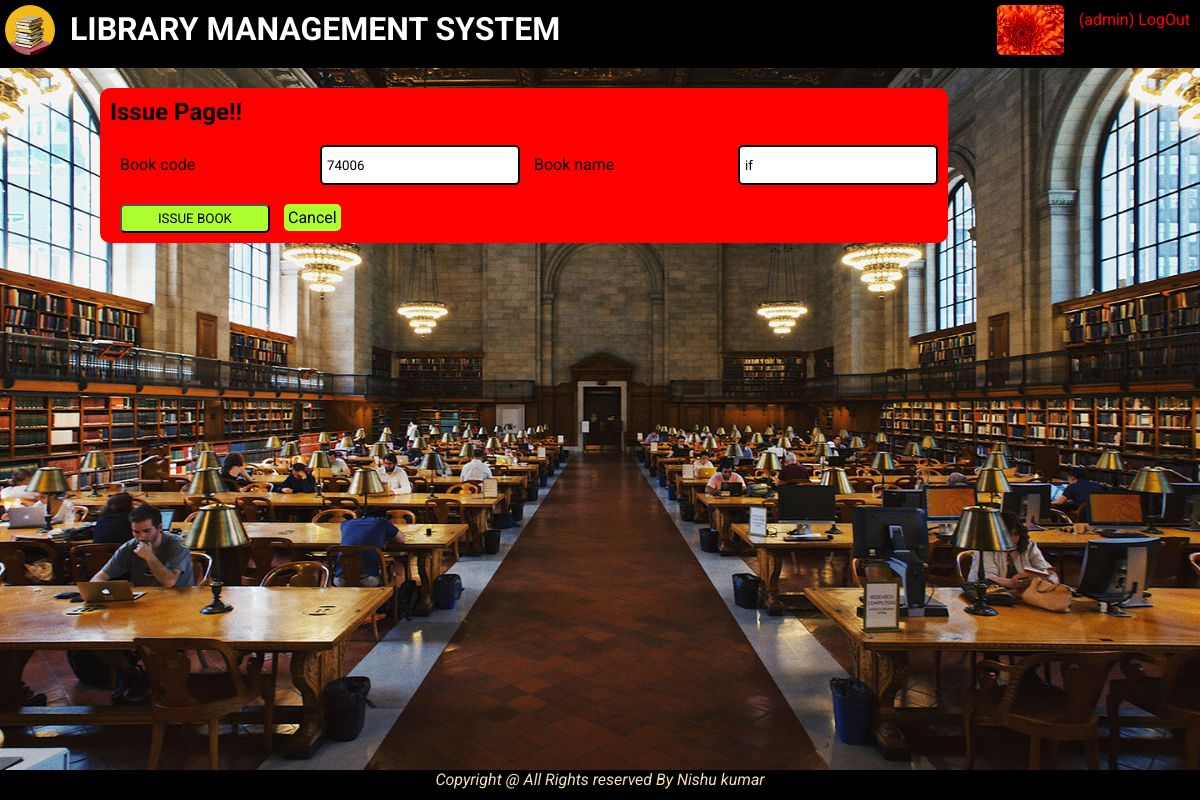
/issue_page/analysis-dark-maybe/ (signed in), run on the app's committed database.
### app/models.py (models this page shows, shortened)
class User(AbstractUser):
    phone=models.PositiveIntegerField(blank=True,null=True)
    email=models.EmailField(blank=True,null=True)
    picture=models.ImageField(upload_to="profile",default="none.jpg",blank=True,null=True)
    address=models.TextField(blank=True,null=True)
    slug=models.SlugField(unique=True)

class Book(models.Model):
    code=models.CharField(max_length=20,unique=True,blank=False)
    name=models.CharField(max_length=20)
    author=models.CharField(max_length=20)
    publisher=models.CharField(max_length=20)
    type=models.CharField(max_length=20,choices=types,default='computer')
    issued=models.BooleanField(default=False)
    issue_date=models.DateTimeField(blank=True,null=True,default=None)
    due_date=models.DateTimeField(blank=True,null=True,default=None)
    slug=models.SlugField(unique=True,max_length=100)

### app/views.py (the view)
# urls.py: path("issue_page/<slug:slug>/",issue_page,name="issue_page"),
@login_required()
def issue_page(request,slug):
    book=Book.objects.get(slug=slug)
    return render(request,"app/issue_page.html",{'book':book})

### app/templates/app/issue_page.html (shortened to what this page needs)
{% extends 'app/base.html' %}
{%block content%}
<form action="{%url 'app:issue' book.slug %}" method="post">
    <h2>Issue Page!!</h2><br>
    <label for="code">Book code</label><input type="text" name="" readonly value={{book.code}}>
    <label for="name">Book name</label> <input type="text" readonly value={{book.name}}><br><br>
    <button type="submit">ISSUE BOOK</button>
    <a class="btn-link" href="{%url 'app:book_display'%}">Cancel</a>
</form>
{%endblock%}

### app/templates/app/base.html (shortened to what this page needs)
{% load static %}
<!DOCTYPE html>
<html lang="en">
<head>
    <link rel="stylesheet" href="{% static 'app/css/style.css' %}">
</head>
<body style="background-image:url('{%static "app/img/library2.jpg" %}');">
    {%block head%}
    <header>
      <h1><img src="{%static 'app/img/logo.jpg' %}" style="padding:5px;border-radius:10px;height:60px;border-radius:100%;"alt="logo"><a href="/">LIBRARY MANAGEMENT SYSTEM</a></h1>
      {%if user.is_authenticated %}
      <a id="logout" style="text-decoration: none;color:red;" href="{%url 'app:logout_view'%}">
        <p>({{request.user.username}}) LogOut</p></a>
        <img src="{{request.user.picture.url}}" style="border-radius:100%;padding:5px;float:right;border-radius:10px;height:60px;"alt="profile_pic">
      <br>
      {%endif%}
    </header>
    {%endblock%}
    {%block content%}{%endblock%}
    <footer>
      <em>Copyright @ All Rights reserved By Nishu kumar</em>
    </footer>
</body>
</html>

### app/static/app/css/style.css (style rules this page uses)
* { margin: 0px; padding: 0px; -webkit-box-sizing: border-box; box-sizing: border-box; font-family: 'Roboto', sans-serif; }
body { background-size: cover; }
header { background-color: black; }
header h1 { display: inline-block; }
header a { padding: 10px; float: right; color: white; text-decoration: none; }
footer { background-color: black; color: wheat; overflow: hidden; position: fixed; bottom: 0px; width: 100%; text-align: center; height: 30px; }
form { background-color: red; display: inline-block; padding:10px; text-align: justify; border-radius: 10px; margin: 20px 0px 0px 100px; }
form label { display: inline-block; width: 200px; margin-left: 10px; }
form a { color: lightseagreen; }
form input { width: 200px; height: 40px; border-radius: 5px; border: solid black 2px; padding: 5px; }
form button { width: 150px; margin-left: 10px; padding: 5px 10px 5px 10px; border-radius: 5px; color: black; background-color: greenyellow; -webkit-transition: background-color 2s,color 1s; transition: background-color 2s,color 1s; }
.btn-link { width: 150px; margin-left: 10px; padding: 4px; border-radius: 5px; color: black; background-color: greenyellow; -webkit-transition: background-color 2s,color 1s; transition: background-color 2s,color 1s; text-decoration: none; }

### data on the page
User: user.username "admin", user.picture (picture)
Book: code "74006", name "if"
